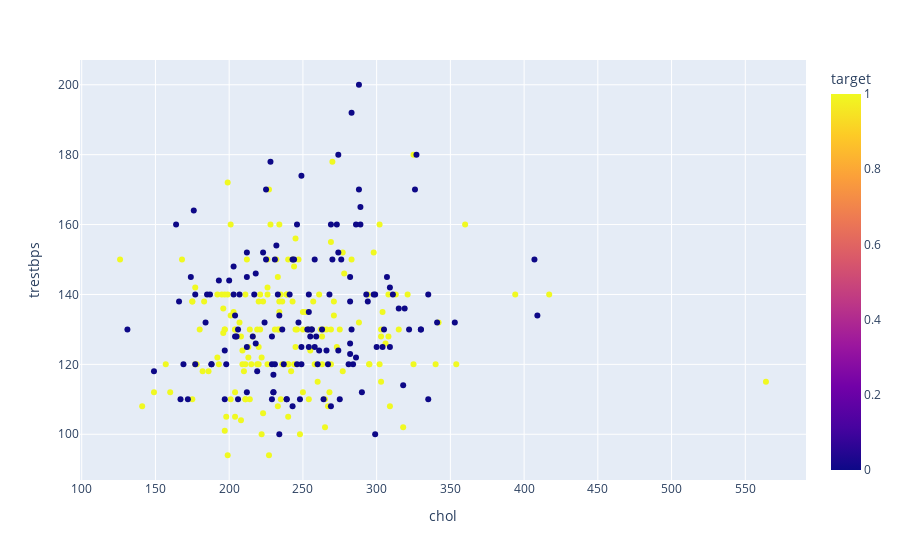

The cell this chart's notebook holds for it:
### Code cell
fig = px.scatter(df,x='chol', y='trestbps',color='target')
fig.show()

### Figure 1 — Plotly figure (JSON) as saved in the notebook; plotly's stock layout.template omitted (floating-point values rounded to 4 significant figures; data arrays with more than 128 entries replaced by an {"elided": "..."} marker saying what was removed)
{"data": [{"hovertemplate": "chol=%{x}<br>trestbps=%{y}<br>target=%{marker.color}<extra></extra>", "legendgroup": "", "marker": {"color": {"elided": "303 int values"}, "coloraxis": "coloraxis", "symbol": "circle"}, "mode": "markers", "name": "", "orientation": "v", "showlegend": false, "type": "scatter", "x": {"elided": "303 int values"}, "xaxis": "x", "y": {"elided": "303 int values"}, "yaxis": "y"}], "layout": {"coloraxis": {"colorbar": {"title": {"text": "target"}}, "colorscale": [[0, "#0d0887"], [0.1111, "#46039f"], [0.2222, "#7201a8"], [0.3333, "#9c179e"], [0.4444, "#bd3786"], [0.5556, "#d8576b"], [0.6667, "#ed7953"], [0.7778, "#fb9f3a"], [0.8889, "#fdca26"], [1, "#f0f921"]]}, "legend": {"tracegroupgap": 0}, "margin": {"t": 60}, "xaxis": {"anchor": "y", "domain": [0, 1], "title": {"text": "chol"}}, "yaxis": {"anchor": "x", "domain": [0, 1], "title": {"text": "trestbps"}}}}
